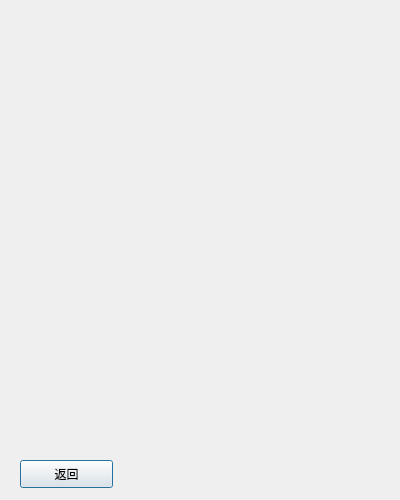
<?xml version="1.0" encoding="UTF-8"?>
<ui version="4.0">
 <class>Dialogh</class>
 <widget class="QDialog" name="Dialogh">
  <property name="geometry">
   <rect>
    <x>0</x>
    <y>0</y>
    <width>400</width>
    <height>500</height>
   </rect>
  </property>
  <property name="windowTitle">
   <string>不正常人类研究中心</string>
  </property>
  <widget class="QLabel" name="label">
   <property name="geometry">
    <rect>
     <x>0</x>
     <y>0</y>
     <width>400</width>
     <height>500</height>
    </rect>
   </property>
   <property name="text">
    <string>&lt;html&gt;&lt;head/&gt;&lt;body&gt;&lt;p&gt;&lt;img src=&quot;:/images/p4.png&quot;/&gt;&lt;/p&gt;&lt;/body&gt;&lt;/html&gt;</string>
   </property>
  </widget>
  <widget class="QPushButton" name="pushButton">
   <property name="geometry">
    <rect>
     <x>20</x>
     <y>460</y>
     <width>93</width>
     <height>28</height>
    </rect>
   </property>
   <property name="text">
    <string>返回</string>
   </property>
  </widget>
 </widget>
 <resources/>
 <connections/>
</ui>
